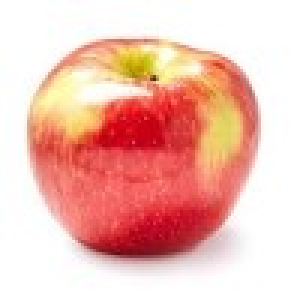
#> input picture Day-26-OpnCV-Introduction/images/apple1.jpg, 100 x 100 px (shown 3 times larger)
$ jupyter execute --allow-errors 'OpenCv & Image Classification.ipynb'   (shell and % lines are left out)
#> lines starting #> are read from the running program, lines starting #| are printed output that depends on the picture; long printed decimals are rounded
[cell 1]
import cv2
import matplotlib.pyplot as plt
import numpy as np
import sys
from pprint import pprint
print("OpenCV Version : %s " % cv2.__version__)

## Importing Images

Let's now import an image.

It's common for a lot of algorithms implemented in OpenCV to act on a black and white version of the image, so we'll also transform the image to B&W. Here is the image we are going to import:

[cell 2]
# load our image and convert it to grayscale
image = cv2.imread("../images/apple4.jpg")
#> (the rest of this cell did not finish here and is left out)

## Images as Data Structures

Let's now see what the imported image looks like:

[cell 3]
print("\nData Type:"); pprint(type(image))
#> (the rest of this cell did not finish here and is left out)

## Plotting Images

Before we move further, let's make sure that we can again transform this matrix into an image and print it. OpenCV's own function doesn't play very nice with other IDEs (for example Commit.Live or Jupyter notebooks, so we are going to use matplotlib to plot these images.

#> (a cell that did not finish here is left out)

## Fix the plot: by manipulating the colorspace

The colors are off!

* The image has been correctly loaded by openCV as a numpy array, but the color of each pixel has been sorted as BGR.
* Matplotlib's plot expects an RGB image.
* So, for a correct display of the image, it is necessary to swap those channels.

`cvtColor` is the openCV function which changes the color space of an image. It takes as input an image and a numerical flag which represents the conversion function. Let's list some of that.

[cell 5]
BGRflags = [flag for flag in dir(cv2) if flag.startswith('COLOR_BGR') ]
pprint(BGRflags)

In this case it's necessary to change the image space from BGR (Blue, Green, Red) to RGB, so the correct flag is `cv2.COLOR_BGR2RGB`

#> (a cell that did not finish here is left out)

## A function to plot images

Let's wrap everything inside a function so that we can easily use it later on.

[cell 7]
def plotBGR2RGB(img):
    img_rgb = cv2.cvtColor(img, cv2.COLOR_BGR2RGB)
    plt.imshow(img_rgb)
    plt.show()

## Implementing a simple k-NN system

[cell 8]
# Import required libraries
import cv2
import numpy as np
import matplotlib.pyplot as plt

[cell 9]
# Generate 20 known data points with random (x,y) values to train the model
trainData = np.random.randint(0,100,(20,2)).astype(np.float32)

# Labels each data point with numbers 0 and 1 randomly
labels = np.random.randint(0,2,(20,1)).astype(np.float32)

# When label = 0 show as red traingle
red = trainData[labels.ravel()==0]
plt.scatter(red[:,0],red[:,1],80,'r','^')

# When label = 1 show as blue square
blue = trainData[labels.ravel()==1]
plt.scatter(blue[:,0],blue[:,1],80,'b','s')

# New unknown data point shown as green circle
test = np.random.randint(0,100,(1,2)).astype(np.float32)
plt.scatter(test[:,0],test[:,1],80,'g','o')
plt.show()
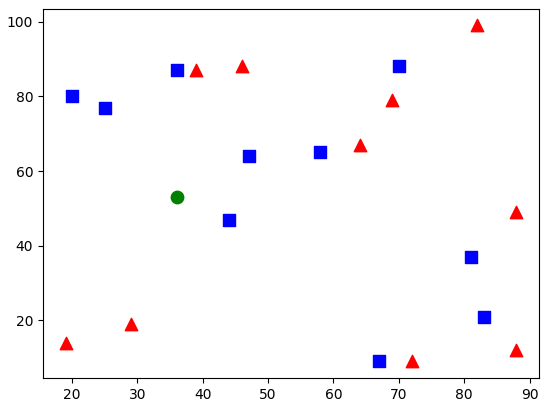
#> figure drawn by matplotlib, 1 panel

[cell 10]
# Implement k-NN to find classification of unknown green data point
knn = cv2.ml.KNearest_create()
knn.train(trainData, cv2.ml.ROW_SAMPLE, labels)
ret, results, neighbours ,dist = knn.findNearest(test, 3)

# Print out some results
print( "result:  {}\n".format(results) )
print( "neighbours:  {}\n".format(neighbours) )
print( "distance:  {}\n".format(dist) )

## Image Classification using k-NN

[cell 11]
# Import the images
img1 = cv2.imread('../images/apple1.jpg',0)
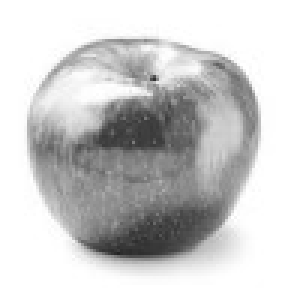
#> img1: shape (100, 100) (shown 3 times larger); min 35, max 255, mean 204.8
img2 = cv2.imread('../images//apple2.jpg',0)
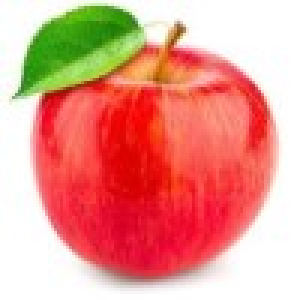
#> input picture Day-26-OpnCV-Introduction/images/apple2.jpg, 100 x 100 px (shown 3 times larger)
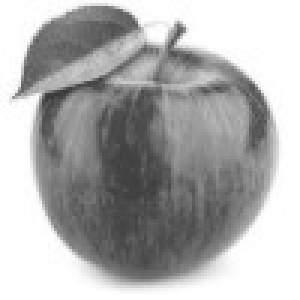
#> img2: shape (100, 100) (shown 3 times larger); min 56, max 255, mean 175.2
img3 = cv2.imread('../images//apple3.jpg',0)

img4 = cv2.imread('../images/banana1.jpg',0)
img5 = cv2.imread('../images/banana2.jpg',0)
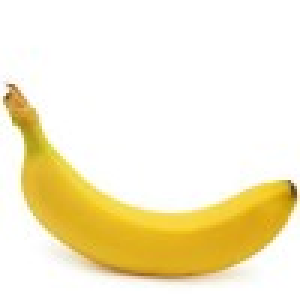
#> input picture Day-26-OpnCV-Introduction/images/banana2.jpg, 100 x 100 px (shown 3 times larger)
#> img5: shape (100, 100); min 62, max 255, mean 236.7
img6 = cv2.imread('../images/banana3.jpg',0)
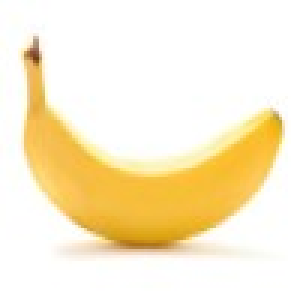
#> input picture Day-26-OpnCV-Introduction/images/banana3.jpg, 100 x 100 px (shown 3 times larger)
#> img6: shape (100, 100); min 74, max 255, mean 238.9

test = cv2.imread('../images/banana4.jpg',0)
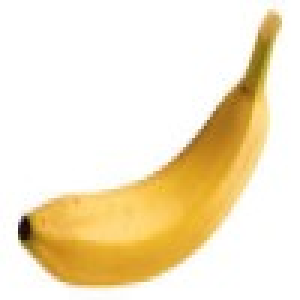
#> input picture Day-26-OpnCV-Introduction/images/banana4.jpg, 100 x 100 px (shown 3 times larger)
#> test: shape (100, 100); min 9, max 255, mean 232

#> (a cell that did not finish here is left out)

[cell 13]
# Show to shape of the train and test data for further understanding
test.shape
#> Out = (100, 100)

[cell 14]
# Create labels for train and test data. Apple = 0 , Banana = 1.
train_labels = np.array([[0],[0],[0],[1],[1],[1]]).astype(np.float32)

[cell 15]
# Initiate kNN, train the data, then test it with test data for k=1
knn = cv2.ml.KNearest_create()
#> (the rest of this cell did not finish here and is left out)

#> (a cell that did not finish here is left out)

## Image Classification using k-NN (MNIST dataset)

[cell 17]
# Import the image
img = cv2.imread('../images/digits.png')
#> (the rest of this cell did not finish here and is left out)

#> (a cell that did not finish here is left out)

[cell 19]
# Create labels for train and test data
k = np.arange(10)
train_labels = np.repeat(k,250)[:,np.newaxis]
test_labels = train_labels.copy()

[cell 20]
# Initiate kNN, train the data, then test it with test data for k=1
knn = cv2.ml.KNearest_create()
#> (the rest of this cell did not finish here and is left out)

#> (a cell that did not finish here is left out)

## Image Classification using k-NN (fashion dataset)

[cell 22]
# Import the image
img_fashion = cv2.imread('../images/fashion.png')
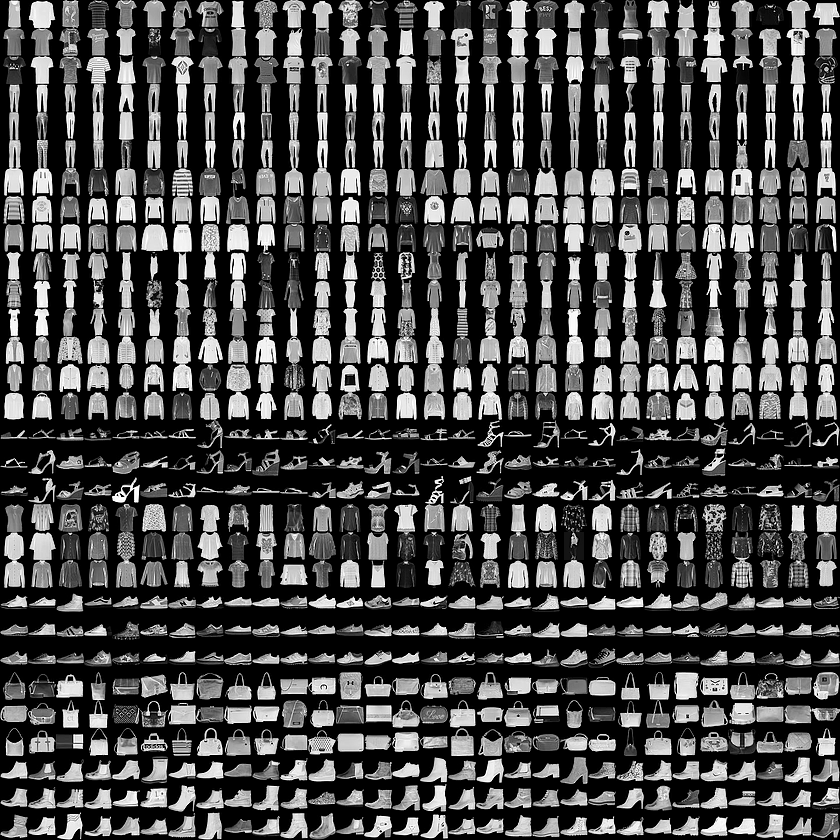
#> input picture Day-26-OpnCV-Introduction/images/fashion.png, 840 x 840 px
#> img_fashion is the input picture: shape (840, 840, 3); min 0, max 255, mean 72
fashion_gray = cv2.cvtColor(img_fashion,cv2.COLOR_BGR2GRAY)

# Show the image to visualize

# Now we split the image to 900 cells, each 28x28 size
cells = [np.hsplit(row,30) for row in np.vsplit(fashion_gray,30)]
#> cells = 30 items

# Make it into a Numpy array. It size will be (30,30,28,28)
x = np.array(cells)

# Now we prepare train_data and test_data.
train = x[:,0:25].reshape(-1,784).astype(np.float32) # Size = (450,784)
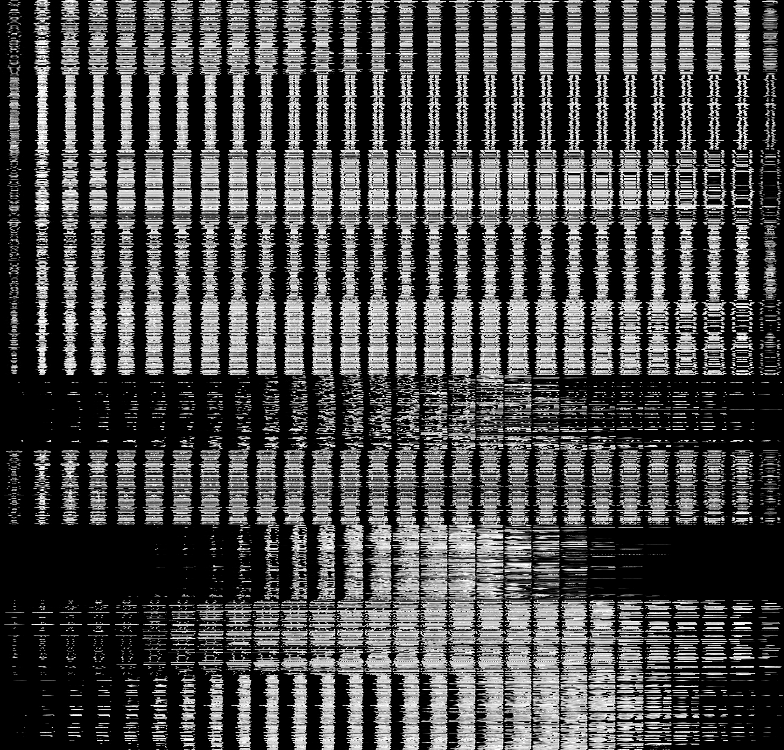
#> train: shape (750, 784) float32; min 0, max 255, mean 71.9
test = x[:,25:30].reshape(-1,784).astype(np.float32) # Size = (450,784)
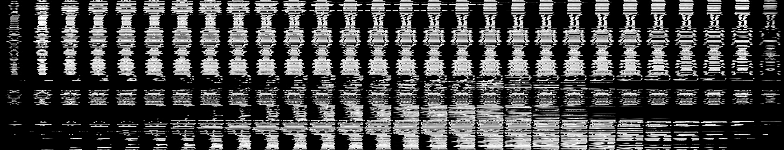
#> test: shape (150, 784) float32; min 0, max 255, mean 72.2

# Create labels for train and test data
k = np.arange(10)
train_labels = np.repeat(k,75)[:,np.newaxis]
test_labels = np.repeat(k,15)[:,np.newaxis]
#test_labels = train_labels.copy()

# Initiate kNN, train the data, then test it with test data for k=1
knn = cv2.ml.KNearest_create()
knn.train(train, cv2.ml.ROW_SAMPLE, train_labels)
ret,result,neighbours,dist = knn.findNearest(test,k=1)
#> ret = 0; result = 150 values, max 9 at index 80, min 0 at index 0, mean 4.51; neighbours has the same summary as result; dist = 150 values, max 5469715 at index 80, min 434778 at index 48, mean 1694984.4

# Now we check the accuracy of classification
# For that, compare the result with test_labels and check which are wrong
matches = result==test_labels
correct = np.count_nonzero(matches)
#> correct = 115
accuracy = correct*100.0/result.size
#> accuracy = 76.67
print( accuracy )
#| 76.667
